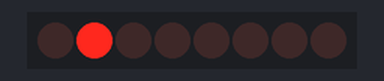
Simulated run of this sketch. Board: Arduino Uno, built with avr-gcc and run on an emulated ATmega328P. On the bench: 8 shift-register outputs drawn as a row of LEDs (first output left, lit = HIGH). Wiring (inferred from the names in the program): shift register (74HC595): data pin 4; shift clock pin 3; latch pin 2. Wiring (inferred from the signals the program sends): row of LEDs: on Q0, Q1, Q2, Q3, Q4, Q5, Q6, Q7.

Above: at 0.5 s.
At 1.5 s:
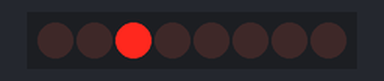
At 2.5 s:
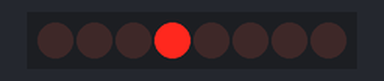
At 3.5 s:
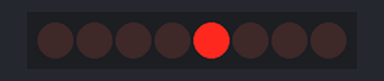
Timing chart, 0 to 5.2 s (numbered marks = the images above):
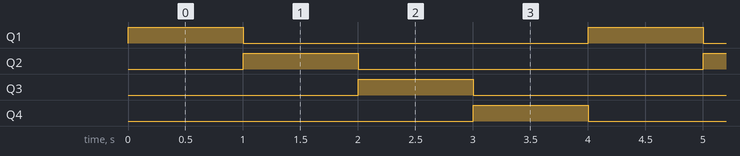

The sketch:

74C595N.ino
```cpp
// 클럭 입력이 활성화되면, 입력을 받아 저장하고, 클럭 입력이 비활성화되면 출력 측으로 전달합니다.
// 출력은 클록이 다시 활성화될 때까지 그 값을 유지할 것이다.
int latch = 2;

// 클럭펄스를 발생시켜 데이터 값이 레지스터에 저장되도록 합니다.
int clock = 3;

// 이 데이터 핀을 통해 시프트 레지스터에 원하는 동작을 수행하게 합니다.
int data = 4;

// 실행시 가장 먼저 호출되는 함수이며, 최초 1회만 실행됩니다.
// 변수를 선언하거나 초기화를 위한 코드를 포함합니다.
void setup() {
  // latch, clock, data부분이 연결된 핀을 OUTPUT으로 설정합니다.
  pinMode(latch, OUTPUT);
  pinMode(clock, OUTPUT);
  pinMode(data, OUTPUT);
  Serial.begin(9600);
}

// setup() 함수가 호출된 이후, loop() 함수가 호출되며,
// 블록 안의 코드를 무한히 반복 실행됩니다.
void loop() {
  //8개의 LED를 한 개씩 켜고 끕니다.
  for (int i = 1 ; i < 5 ; i++) {
    // latch의 비활성화하여 데이터를 입력받도록 설정합니다.
    digitalWrite(latch, LOW);
    // 데이터로 입력된 값을 클럭 펄스로 동기화하여 시프트 레지스터에 저장합니다.
    shiftOut(data, clock, MSBFIRST, 1 << i);
    // latch를 활성화하여 저장된 입력된 데이터를 출력핀으로 전달합니다.
    digitalWrite(latch, HIGH);
    // 1초간 대기합니다.
    delay(1000);
  }
}
```

Measured:
- by itself, Q1–4: alternates HIGH for 1.0 s and LOW for 3.0 s
- by itself, everything shown: repeats every 4.0 s, in 4 steps
